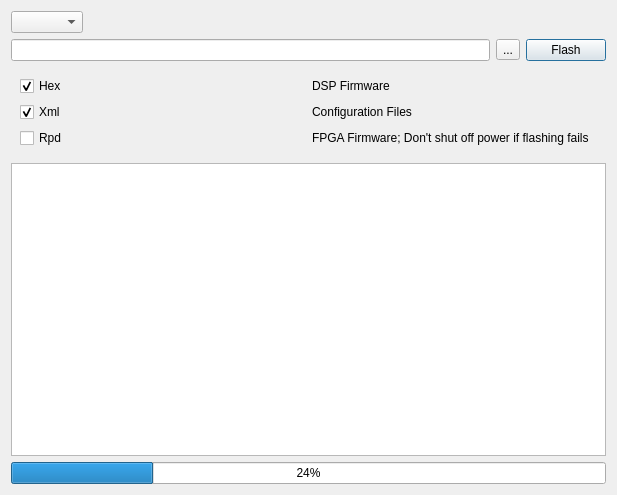
<?xml version="1.0" encoding="UTF-8"?>
<ui version="4.0">
 <class>FirmwareFlashDialog</class>
 <widget class="QDialog" name="FirmwareFlashDialog">
  <property name="geometry">
   <rect>
    <x>0</x>
    <y>0</y>
    <width>617</width>
    <height>495</height>
   </rect>
  </property>
  <property name="windowTitle">
   <string>Firmware Flash</string>
  </property>
  <layout class="QVBoxLayout" name="verticalLayout">
   <item>
    <layout class="QHBoxLayout" name="horizontalLayout_4">
     <item>
      <widget class="QComboBox" name="comboBox_firm"/>
     </item>
     <item>
      <spacer name="horizontalSpacer_2">
       <property name="orientation">
        <enum>Qt::Horizontal</enum>
       </property>
       <property name="sizeHint" stdset="0">
        <size>
         <width>40</width>
         <height>20</height>
        </size>
       </property>
      </spacer>
     </item>
    </layout>
   </item>
   <item>
    <layout class="QHBoxLayout" name="horizontalLayout_2">
     <item>
      <widget class="QLineEdit" name="lineEdit_firm">
       <property name="enabled">
        <bool>true</bool>
       </property>
       <property name="readOnly">
        <bool>true</bool>
       </property>
      </widget>
     </item>
     <item>
      <widget class="QToolButton" name="toolBtn_firm">
       <property name="text">
        <string>...</string>
       </property>
      </widget>
     </item>
     <item>
      <widget class="QPushButton" name="btn_firmFlash">
       <property name="text">
        <string>Flash</string>
       </property>
      </widget>
     </item>
    </layout>
   </item>
   <item>
    <widget class="QWidget" name="widget_firm" native="true">
     <layout class="QGridLayout" name="gridLayout">
      <item row="0" column="0">
       <widget class="QCheckBox" name="checkBox_firmHex">
        <property name="enabled">
         <bool>true</bool>
        </property>
        <property name="text">
         <string>Hex</string>
        </property>
        <property name="checkable">
         <bool>true</bool>
        </property>
        <property name="checked">
         <bool>true</bool>
        </property>
       </widget>
      </item>
      <item row="0" column="1">
       <widget class="QLabel" name="label">
        <property name="text">
         <string>DSP Firmware</string>
        </property>
       </widget>
      </item>
      <item row="1" column="0">
       <widget class="QCheckBox" name="checkBox_firmXml">
        <property name="text">
         <string>Xml</string>
        </property>
        <property name="checked">
         <bool>true</bool>
        </property>
       </widget>
      </item>
      <item row="1" column="1">
       <widget class="QLabel" name="label_3">
        <property name="text">
         <string>Configuration Files</string>
        </property>
       </widget>
      </item>
      <item row="2" column="0">
       <widget class="QCheckBox" name="checkBox_firmRpd">
        <property name="text">
         <string>Rpd</string>
        </property>
       </widget>
      </item>
      <item row="2" column="1">
       <widget class="QLabel" name="label_2">
        <property name="text">
         <string>FPGA Firmware; Don't shut off power if flashing fails</string>
        </property>
       </widget>
      </item>
     </layout>
    </widget>
   </item>
   <item>
    <widget class="QPlainTextEdit" name="infoDisplay_firm">
     <property name="readOnly">
      <bool>true</bool>
     </property>
    </widget>
   </item>
   <item>
    <widget class="QProgressBar" name="progressBar_firm">
     <property name="value">
      <number>24</number>
     </property>
    </widget>
   </item>
  </layout>
 </widget>
 <resources/>
 <connections/>
</ui>
